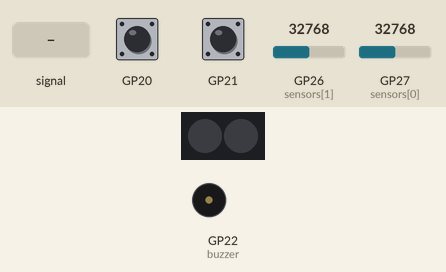
This program was run on a simulated Raspberry Pi Pico running CircuitPython. Shown: 2 RGB LEDs in strip order, left to right, buzzer (waves = sounding). Inputs (shaded band) come from the test bench; at power-on: GP27 (sensors[0]) = 32768, GP26 (sensors[1]) = 32768, GP20 HIGH, GP21 HIGH (analog values on the 0–65535 scale). Dim RGB values are drawn brighter than linear; the interpreter's speed is modelled, so counts of loop turns are approximate; what the program prints to the serial console is not drawn.

Above: at 1.6 s.
1.7 s: GP26 (sensors[1]) fed a 200 Hz sine of ±5242 counts around its level
At 2.21 s:
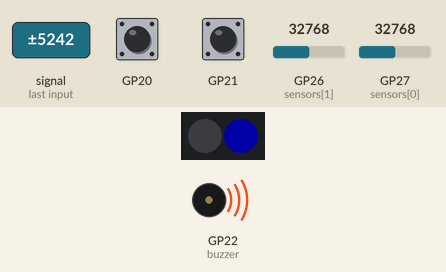
4.7 s: GP27 (sensors[0]) set to 31552
7.7 s: GP27 (sensors[0]) set to 29776
At 8.5 s:
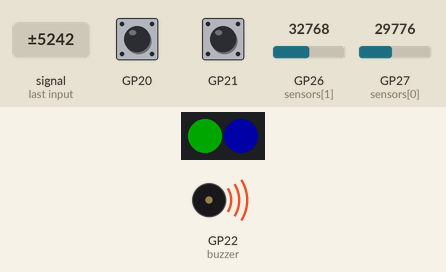
10.7 s: GP26 (sensors[1]) set to 29345
15.2 s: GP27 (sensors[0]) set to 1345
At 16.3 s:
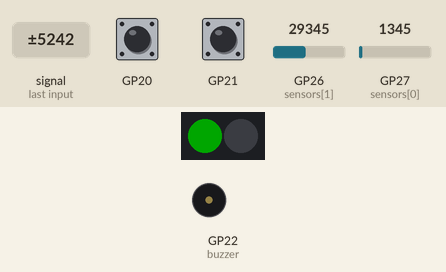
Timing chart, 0 to 19.2 s (numbered marks = the images above; inputs shaded):
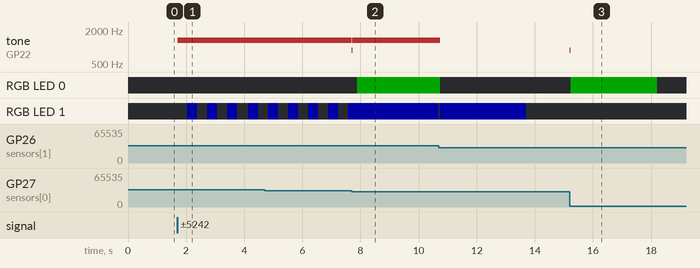

Measured:
- the behaviour switches between 30768 and 30752 on GP27 (sensors[0]) (found by bisection; images 1 and 2)
- after the input at 1.7 s, tone on GP22 (buzzer): silent → 1320 Hz at once; RGB LED 1: alternates RGB(0, 0, 40) for 0.34 s and off for 0.34 s, starting after 0.34 s
- after the input at 7.7 s, tone on GP22 (buzzer): 1320 Hz → 880 Hz at once, → 1320 Hz 0.02 s later
- after the input at 15.2 s, tone on GP22 (buzzer): silent → 880 Hz at once, → silent 0.04 s later; RGB LED 0: off → RGB(0, 40, 0) at once, → off 3.0 s later

The program:

code.py
```python
# light barrier for marbles with two reflective sensor channels
# on Cytron Maker Pi RP2040
#
# wiring (Grove 6):
#   GP27 = sensor A output (analog)
#   GP26 = sensor B output (analog)
#   sensor CTRL not connected -> LEDs run with full current
#
# controls:
#   button GP20 = less sensitive   button GP21 = more sensitive
#   serial (console or data port):
#     + threshold up     - threshold down     <number> + Enter: set threshold
#     c recalibrate      m buzzer on/off      s status        ? help
#
# onboard pixel LEDs: A = green, B = blue
# plot data is send to the second USB serial port (see README.md)

import time

import analogio
import board
import digitalio
import neopixel_write
import pwmio
import supervisor
import usb_cdc

import barrier

PIN_SENSOR_A = board.GP27
PIN_SENSOR_B = board.GP26
PIN_BUTTON_LESS = board.GP20
PIN_BUTTON_MORE = board.GP21
PIN_BUZZER = board.GP22
PIN_PIXELS = board.GP18

# distance between the two sensor spots in travel direction
# 4mm = both channels of one QTR-HD-02A
SENSOR_DISTANCE_MM = 4.0
# both channels have to trigger within this time to count as one marble
PAIR_WINDOW_MS = 200

THRESHOLD_DEFAULT = 2000
THRESHOLD_STEP = 250
THRESHOLD_MIN = 500
THRESHOLD_MAX = 30000

FRAME_MS = 10  # baseline update and plot output
STUCK_MS = 3000  # triggered longer than this -> new baseline
BEEP_MS = 30
# value of the trigger channel in the plot while triggered
PLOT_TRIGGER_VALUE = 5000

_TICKS_MASK = (1 << 29) - 1


def ticks_since(start):
    """milliseconds since `start` (supervisor.ticks_ms wraps around)."""
    return (supervisor.ticks_ms() - start) & _TICKS_MASK


sensors = (analogio.AnalogIn(PIN_SENSOR_A), analogio.AnalogIn(PIN_SENSOR_B))
channels = (
    barrier.Channel("A", THRESHOLD_DEFAULT),
    barrier.Channel("B", THRESHOLD_DEFAULT),
)
trigger_ticks = [0, 0]
trigger_ns = [0, 0]
# a trigger which still waits for the other channel
unpaired = [False, False]


def make_button(pin):
    button = digitalio.DigitalInOut(pin)
    button.switch_to_input(pull=digitalio.Pull.UP)
    return button


buttons = (
    (make_button(PIN_BUTTON_LESS), THRESHOLD_STEP),
    (make_button(PIN_BUTTON_MORE), -THRESHOLD_STEP),
)
# state of the last two frames -> debounce
button_history = [0, 0]

buzzer = pwmio.PWMOut(PIN_BUZZER, frequency=880, variable_frequency=True)
buzzer_enabled = True
beep_start = None

pixel_pin = digitalio.DigitalInOut(PIN_PIXELS)
pixel_pin.switch_to_output()
pixel_buffer = bytearray(6)  # 2 pixels, order G R B


def show_pixels():
    pixel_buffer[0] = 40 if channels[0].triggered else 0
    pixel_buffer[5] = 40 if channels[1].triggered else 0
    neopixel_write.neopixel_write(pixel_pin, pixel_buffer)


def beep(frequency):
    global beep_start
    if buzzer_enabled:
        buzzer.frequency = frequency
        buzzer.duty_cycle = 32768
        beep_start = supervisor.ticks_ms()


def calibrate():
    for sensor, channel in zip(sensors, channels):
        total = 0
        for _ in range(200):
            total += sensor.value
            time.sleep(0.001)
        channel.reset(total // 200)
        print("{}: baseline {}".format(channel.name, int(channel.baseline)))
        if channel.baseline - channel.threshold <= 0:
            print("   something very reflective in front? it can not trigger!")
        elif channel.baseline > 64500:
            print("   no reflection at all - is a sensor connected?")
    unpaired[0] = unpaired[1] = False
    show_pixels()


def set_threshold(value):
    value = min(max(value, THRESHOLD_MIN), THRESHOLD_MAX)
    for channel in channels:
        channel.threshold = value
    print("threshold: on {} / off {}".format(value, value // 2))


def print_help():
    print("commands: + threshold up, - threshold down, <number>+Enter set it")
    print("          c recalibrate, m buzzer on/off, s status, ? help")


def print_status():
    for channel in channels:
        print(
            "{}: raw {}, baseline {}, threshold {}{}".format(
                channel.name,
                channel.last,
                int(channel.baseline),
                channel.threshold,
                ", TRIGGERED" if channel.triggered else "",
            )
        )
    print(
        "loop: {} samples/s per channel, longest frame {}ms".format(
            samples_per_second, longest_frame_ms
        )
    )


def handle_char(char, number):
    """process one received character. returns the collected digits."""
    global buzzer_enabled
    if char.isdigit():
        return (number + char)[-5:]
    if char in "\r\n":
        if number:
            set_threshold(int(number))
    elif char == "+":
        set_threshold(channels[0].threshold + THRESHOLD_STEP)
    elif char == "-":
        set_threshold(channels[0].threshold - THRESHOLD_STEP)
    elif char == "c":
        calibrate()
    elif char == "m":
        buzzer_enabled = not buzzer_enabled
        print("buzzer", "on" if buzzer_enabled else "off")
    elif char == "s":
        print_status()
    elif char == "?":
        print_help()
    return ""


def on_triggered(index):
    trigger_ticks[index] = supervisor.ticks_ms()
    trigger_ns[index] = time.monotonic_ns()
    other = 1 - index
    if unpaired[other] and ticks_since(trigger_ticks[other]) <= PAIR_WINDOW_MS:
        unpaired[other] = False
        delta_ms = (trigger_ns[index] - trigger_ns[other]) / 1000000
        direction = "{} -> {}".format(channels[other].name, channels[index].name)
        if delta_ms > 0.5:
            print(
                "marble {}: {:.1f}ms = {:.2f}m/s".format(
                    direction, delta_ms, SENSOR_DISTANCE_MM / delta_ms
                )
            )
        else:
            print("marble: both channels at once, no direction")
    else:
        unpaired[index] = True
    beep(880 if index == 0 else 1320)
    show_pixels()


def on_released(index):
    channel = channels[index]
    print(
        "{}: {}ms, signal {} (threshold {})".format(
            channel.name,
            ticks_since(trigger_ticks[index]),
            int(channel.peak),
            channel.threshold,
        )
    )
    show_pixels()


plot_port = usb_cdc.data
if plot_port:
    # never block the loop if nobody reads the data
    plot_port.write_timeout = 0
else:
    print("no data port! copy boot.py and press the reset button.")

serial_ports = [port for port in (usb_cdc.console, plot_port) if port]
# collected digits, separate per port
numbers = [""] * len(serial_ports)


def frame():
    """everything which does not need to run at full speed."""
    global beep_start

    values = []
    for index, channel in enumerate(channels):
        lowest, was_triggered = channel.end_frame()
        values.append(
            "{n}:{},{n}_base:{},{n}_thresh:{},{n}_trig:{}".format(
                lowest,
                int(channel.baseline),
                max(int(channel.baseline) - channel.threshold, 0),
                PLOT_TRIGGER_VALUE if was_triggered else 0,
                n=channel.name.lower(),
            )
        )
        if channel.triggered and ticks_since(trigger_ticks[index]) > STUCK_MS:
            print("{}: stuck, new baseline".format(channel.name))
            channel.reset(channel.last)
            show_pixels()

    if plot_port and plot_port.connected:
        plot_port.write((",".join(values) + "\n").encode())

    for index, (button, step) in enumerate(buttons):
        button_history[index] = ((button_history[index] << 1) | (not button.value)) & 7
        # released, then two frames pressed
        if button_history[index] == 0b011:
            set_threshold(channels[0].threshold + step)

    for index, port in enumerate(serial_ports):
        if port.in_waiting:
            for byte in port.read(port.in_waiting):
                numbers[index] = handle_char(chr(byte), numbers[index])

    if beep_start is not None and ticks_since(beep_start) >= BEEP_MS:
        buzzer.duty_cycle = 0
        beep_start = None


samples_per_second = 0
longest_frame_ms = 0

print()
print("marble light barrier")
print_help()
calibrate()
set_threshold(THRESHOLD_DEFAULT)

sensor_a, sensor_b = sensors
channel_a, channel_b = channels
frame_start = statistics_start = supervisor.ticks_ms()
sample_count = 0
longest = 0

while True:
    # hot loop: keep it short and without memory allocations
    event = channel_a.update(sensor_a.value)
    if event:
        if event == barrier.TRIGGERED:
            on_triggered(0)
        else:
            on_released(0)
    event = channel_b.update(sensor_b.value)
    if event:
        if event == barrier.TRIGGERED:
            on_triggered(1)
        else:
            on_released(1)
    sample_count += 1

    elapsed = ticks_since(frame_start)
    if elapsed >= FRAME_MS:
        frame_start = supervisor.ticks_ms()
        longest = max(longest, elapsed)
        frame()
        interval = ticks_since(statistics_start)
        if interval >= 1000:
            samples_per_second = sample_count * 1000 // interval
            longest_frame_ms = longest
            statistics_start = supervisor.ticks_ms()
            sample_count = 0
            longest = 0
```

barrier.py
```python
# detection logic for one reflective light barrier channel
# (no hardware access, so it can be tested on a PC)

# return values of Channel.update()
NOTHING = 0
TRIGGERED = 1
RELEASED = 2

# consecutive samples needed to change the state
SAMPLES_ON = 2
SAMPLES_OFF = 3

RAW_MAX = 65535


class Channel:
    """adaptive threshold detector with hysteresis.

    the sensor value *drops* if something reflects light, so
    signal = baseline - raw value
    triggered if signal > threshold, released if signal < threshold / 2
    """

    def __init__(self, name, threshold, baseline_alpha=0.005):
        self.name = name
        self.threshold = threshold
        self.baseline_alpha = baseline_alpha
        self.reset(RAW_MAX)

    def reset(self, value):
        """start over with `value` as baseline."""
        self.baseline = value
        self.last = value
        self.triggered = False
        self.was_triggered = False
        self.peak = 0
        self.frame_min = RAW_MAX
        self._count = 0

    def update(self, value):
        """process one sample. called as often as possible."""
        self.last = value
        if value < self.frame_min:
            self.frame_min = value
        signal = self.baseline - value

        if not self.triggered:
            if signal <= self.threshold:
                self._count = 0
                return NOTHING
            self._count += 1
            if self._count < SAMPLES_ON:
                return NOTHING
            self._count = 0
            self.triggered = True
            self.was_triggered = True
            self.peak = signal
            return TRIGGERED

        if signal > self.peak:
            self.peak = signal
        if signal >= self.threshold / 2:
            self._count = 0
            return NOTHING
        self._count += 1
        if self._count < SAMPLES_OFF:
            return NOTHING
        self._count = 0
        self.triggered = False
        return RELEASED

    def end_frame(self):
        """call in a fixed interval.

        lets the baseline follow slow changes and returns
        (lowest value, triggered at any time) of the last interval.
        """
        result = (self.frame_min, self.was_triggered)
        # hold the baseline while something is in front of the sensor
        if not self.triggered and self._count == 0:
            self.baseline += (self.last - self.baseline) * self.baseline_alpha
        self.frame_min = RAW_MAX
        self.was_triggered = self.triggered
        return result
```
